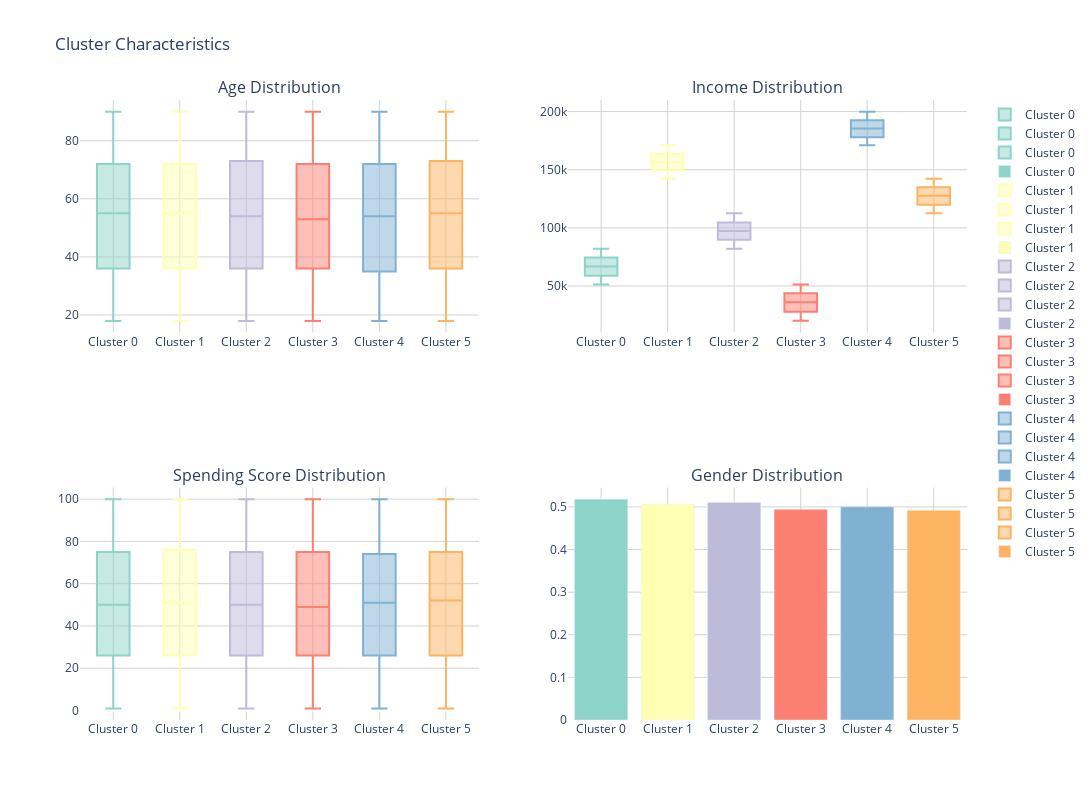

The notebook cell saved with this chart:
### Markdown cell above
#### Cluster Analysis

### Code cell
features = ['Age', 'Annual Income', 'Spending Score', 'Gender']
cluster_stats = []

# Define a consistent color sequence using Plotly's qualitative color sequences
colors = px.colors.qualitative.Set3[:optimal_k]

for i in range(optimal_k):
    cluster_data = df[df['Cluster'] == i]
    stats = {
        'Cluster': f'Cluster {i}',
        'Size': len(cluster_data)
    }
    for feature in features:
        stats[f'{feature}_Mean'] = cluster_data[feature].mean()
        stats[f'{feature}_Std'] = cluster_data[feature].std()
    cluster_stats.append(stats)

# Create a DataFrame with cluster statistics
cluster_stats_df = pd.DataFrame(cluster_stats)

# Visualization of cluster characteristics
fig = make_subplots(
    rows=2, cols=2,
    subplot_titles=('Age Distribution', 'Income Distribution', 
                   'Spending Score Distribution', 'Gender Distribution')
)

for i in range(optimal_k):
    cluster_data = df[df['Cluster'] == i]
    cluster_color = colors[i]  # Use consistent color for each cluster
    
    # Age distribution
    fig.add_trace(
        go.Box(y=cluster_data['Age'], 
              name=f'Cluster {i}',
              marker_color=cluster_color,
              line_color=cluster_color),
        row=1, col=1
    )
    
    # Income distribution
    fig.add_trace(
        go.Box(y=cluster_data['Annual Income'], 
              name=f'Cluster {i}',
              marker_color=cluster_color,
              line_color=cluster_color),
        row=1, col=2
    )
    
    # Spending Score distribution
    fig.add_trace(
        go.Box(y=cluster_data['Spending Score'], 
              name=f'Cluster {i}',
              marker_color=cluster_color,
              line_color=cluster_color),
        row=2, col=1
    )
    
    # Gender distribution
    gender_counts = cluster_data['Gender'].value_counts(normalize=True)
    fig.add_trace(
        go.Bar(x=[f'Cluster {i}'], 
              y=[gender_counts.get(1, 0)], 
              name=f'Cluster {i}',
              marker_color=cluster_color),
        row=2, col=2
    )

fig.update_layout(
    height=800,
    width=1200,
    showlegend=True,
    title_text="Cluster Characteristics",
    plot_bgcolor='white'  # Setting white background for better visibility
)

# Update layout for better visibility
fig.update_xaxes(showgrid=True, gridwidth=1, gridcolor='LightGray')
fig.update_yaxes(showgrid=True, gridwidth=1, gridcolor='LightGray')

fig.show();

### Figure 1 — Plotly figure (JSON) as saved in the notebook; plotly's stock layout.template omitted (floating-point values rounded to 4 significant figures; data arrays with more than 128 entries replaced by an {"elided": "..."} marker saying what was removed)
{"data": [{"line": {"color": "rgb(141,211,199)"}, "marker": {"color": "rgb(141,211,199)"}, "name": "Cluster 0", "type": "box", "xaxis": "x", "y": {"elided": "2545 int values"}, "yaxis": "y"}, {"line": {"color": "rgb(141,211,199)"}, "marker": {"color": "rgb(141,211,199)"}, "name": "Cluster 0", "type": "box", "xaxis": "x2", "y": {"elided": "2545 int values"}, "yaxis": "y2"}, {"line": {"color": "rgb(141,211,199)"}, "marker": {"color": "rgb(141,211,199)"}, "name": "Cluster 0", "type": "box", "xaxis": "x3", "y": {"elided": "2545 int values"}, "yaxis": "y3"}, {"marker": {"color": "rgb(141,211,199)"}, "name": "Cluster 0", "type": "bar", "x": ["Cluster 0"], "xaxis": "x4", "y": [0.5183], "yaxis": "y4"}, {"line": {"color": "rgb(255,255,179)"}, "marker": {"color": "rgb(255,255,179)"}, "name": "Cluster 1", "type": "box", "xaxis": "x", "y": {"elided": "2414 int values"}, "yaxis": "y"}, {"line": {"color": "rgb(255,255,179)"}, "marker": {"color": "rgb(255,255,179)"}, "name": "Cluster 1", "type": "box", "xaxis": "x2", "y": {"elided": "2414 int values"}, "yaxis": "y2"}, {"line": {"color": "rgb(255,255,179)"}, "marker": {"color": "rgb(255,255,179)"}, "name": "Cluster 1", "type": "box", "xaxis": "x3", "y": {"elided": "2414 int values"}, "yaxis": "y3"}, {"marker": {"color": "rgb(255,255,179)"}, "name": "Cluster 1", "type": "bar", "x": ["Cluster 1"], "xaxis": "x4", "y": [0.5062], "yaxis": "y4"}, {"line": {"color": "rgb(190,186,218)"}, "marker": {"color": "rgb(190,186,218)"}, "name": "Cluster 2", "type": "box", "xaxis": "x", "y": {"elided": "2563 int values"}, "yaxis": "y"}, {"line": {"color": "rgb(190,186,218)"}, "marker": {"color": "rgb(190,186,218)"}, "name": "Cluster 2", "type": "box", "xaxis": "x2", "y": {"elided": "2563 int values"}, "yaxis": "y2"}, {"line": {"color": "rgb(190,186,218)"}, "marker": {"color": "rgb(190,186,218)"}, "name": "Cluster 2", "type": "box", "xaxis": "x3", "y": {"elided": "2563 int values"}, "yaxis": "y3"}, {"marker": {"color": "rgb(190,186,218)"}, "name": "Cluster 2", "type": "bar", "x": ["Cluster 2"], "xaxis": "x4", "y": [0.5103], "yaxis": "y4"}, {"line": {"color": "rgb(251,128,114)"}, "marker": {"color": "rgb(251,128,114)"}, "name": "Cluster 3", "type": "box", "xaxis": "x", "y": {"elided": "2709 int values"}, "yaxis": "y"}, {"line": {"color": "rgb(251,128,114)"}, "marker": {"color": "rgb(251,128,114)"}, "name": "Cluster 3", "type": "box", "xaxis": "x2", "y": {"elided": "2709 int values"}, "yaxis": "y2"}, {"line": {"color": "rgb(251,128,114)"}, "marker": {"color": "rgb(251,128,114)"}, "name": "Cluster 3", "type": "box", "xaxis": "x3", "y": {"elided": "2709 int values"}, "yaxis": "y3"}, {"marker": {"color": "rgb(251,128,114)"}, "name": "Cluster 3", "type": "bar", "x": ["Cluster 3"], "xaxis": "x4", "y": [0.4943], "yaxis": "y4"}, {"line": {"color": "rgb(128,177,211)"}, "marker": {"color": "rgb(128,177,211)"}, "name": "Cluster 4", "type": "box", "xaxis": "x", "y": {"elided": "2466 int values"}, "yaxis": "y"}, {"line": {"color": "rgb(128,177,211)"}, "marker": {"color": "rgb(128,177,211)"}, "name": "Cluster 4", "type": "box", "xaxis": "x2", "y": {"elided": "2466 int values"}, "yaxis": "y2"}, {"line": {"color": "rgb(128,177,211)"}, "marker": {"color": "rgb(128,177,211)"}, "name": "Cluster 4", "type": "box", "xaxis": "x3", "y": {"elided": "2466 int values"}, "yaxis": "y3"}, {"marker": {"color": "rgb(128,177,211)"}, "name": "Cluster 4", "type": "bar", "x": ["Cluster 4"], "xaxis": "x4", "y": [0.5004], "yaxis": "y4"}, {"line": {"color": "rgb(253,180,98)"}, "marker": {"color": "rgb(253,180,98)"}, "name": "Cluster 5", "type": "box", "xaxis": "x", "y": {"elided": "2382 int values"}, "yaxis": "y"}, {"line": {"color": "rgb(253,180,98)"}, "marker": {"color": "rgb(253,180,98)"}, "name": "Cluster 5", "type": "box", "xaxis": "x2", "y": {"elided": "2382 int values"}, "yaxis": "y2"}, {"line": {"color": "rgb(253,180,98)"}, "marker": {"color": "rgb(253,180,98)"}, "name": "Cluster 5", "type": "box", "xaxis": "x3", "y": {"elided": "2382 int values"}, "yaxis": "y3"}, {"marker": {"color": "rgb(253,180,98)"}, "name": "Cluster 5", "type": "bar", "x": ["Cluster 5"], "xaxis": "x4", "y": [0.4924], "yaxis": "y4"}], "layout": {"annotations": [{"font": {"size": 16}, "showarrow": false, "text": "Age Distribution", "x": 0.225, "xanchor": "center", "xref": "paper", "y": 1, "yanchor": "bottom", "yref": "paper"}, {"font": {"size": 16}, "showarrow": false, "text": "Income Distribution", "x": 0.775, "xanchor": "center", "xref": "paper", "y": 1, "yanchor": "bottom", "yref": "paper"}, {"font": {"size": 16}, "showarrow": false, "text": "Spending Score Distribution", "x": 0.225, "xanchor": "center", "xref": "paper", "y": 0.375, "yanchor": "bottom", "yref": "paper"}, {"font": {"size": 16}, "showarrow": false, "text": "Gender Distribution", "x": 0.775, "xanchor": "center", "xref": "paper", "y": 0.375, "yanchor": "bottom", "yref": "paper"}], "height": 800, "plot_bgcolor": "white", "showlegend": true, "title": {"text": "Cluster Characteristics"}, "width": 1200, "xaxis": {"anchor": "y", "domain": [0, 0.45], "gridcolor": "LightGray", "gridwidth": 1, "showgrid": true}, "xaxis2": {"anchor": "y2", "domain": [0.55, 1], "gridcolor": "LightGray", "gridwidth": 1, "showgrid": true}, "xaxis3": {"anchor": "y3", "domain": [0, 0.45], "gridcolor": "LightGray", "gridwidth": 1, "showgrid": true}, "xaxis4": {"anchor": "y4", "domain": [0.55, 1], "gridcolor": "LightGray", "gridwidth": 1, "showgrid": true}, "yaxis": {"anchor": "x", "domain": [0.625, 1], "gridcolor": "LightGray", "gridwidth": 1, "showgrid": true}, "yaxis2": {"anchor": "x2", "domain": [0.625, 1], "gridcolor": "LightGray", "gridwidth": 1, "showgrid": true}, "yaxis3": {"anchor": "x3", "domain": [0, 0.375], "gridcolor": "LightGray", "gridwidth": 1, "showgrid": true}, "yaxis4": {"anchor": "x4", "domain": [0, 0.375], "gridcolor": "LightGray", "gridwidth": 1, "showgrid": true}}}
